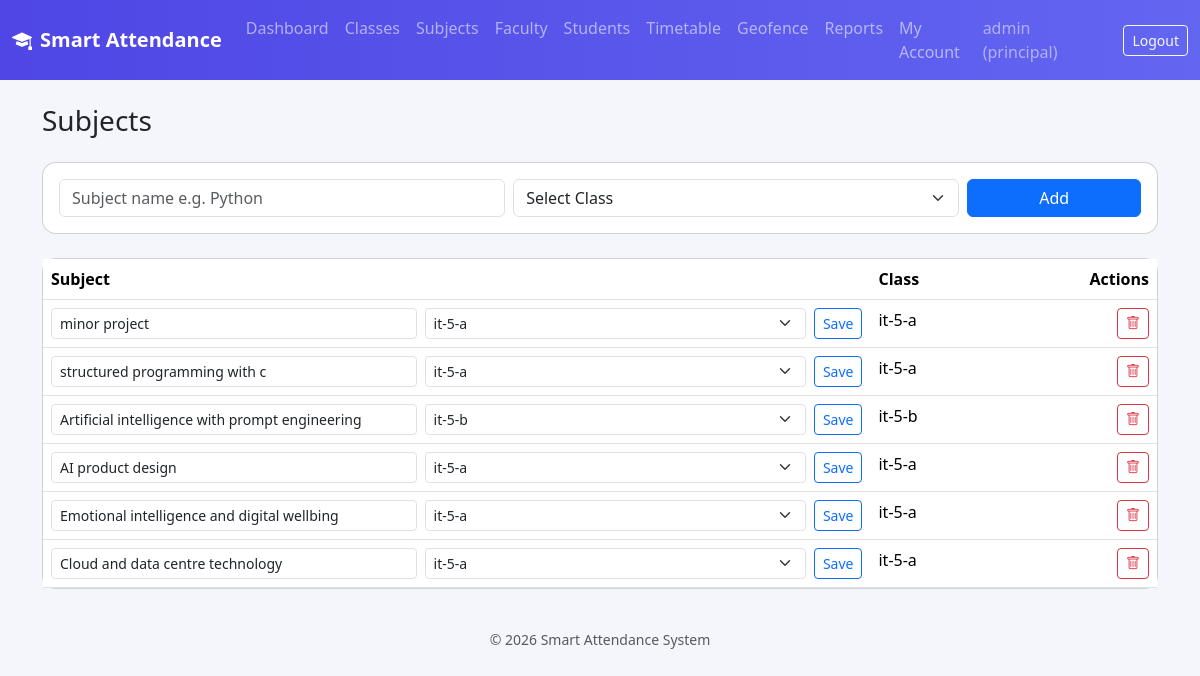
/principal/subjects (signed in), run on the app's committed database.
### models.py (models this page shows)
class User(db.Model, UserMixin):
    __tablename__ = "users"
    id = db.Column(db.Integer, primary_key=True)
    username = db.Column(db.String(80), unique=True, nullable=False)
    email = db.Column(db.String(120), unique=True, nullable=False)
    password_hash = db.Column(db.String(200), nullable=False)
    role = db.Column(db.String(20), nullable=False)  # principal / faculty / student
    created_at = db.Column(db.DateTime, default=datetime.utcnow)
    faculty_profile = db.relationship("Faculty", backref="user", uselist=False)
    student_profile = db.relationship("Student", backref="user", uselist=False)

class Subject(db.Model):
    __tablename__ = "subjects"
    id = db.Column(db.Integer, primary_key=True)
    name = db.Column(db.String(120), nullable=False)
    class_id = db.Column(db.Integer, db.ForeignKey("classes.id"), nullable=False)

class ClassModel(db.Model):
    __tablename__ = "classes"
    id = db.Column(db.Integer, primary_key=True)
    name = db.Column(db.String(80), unique=True, nullable=False)
    subjects = db.relationship("Subject", backref="class_", cascade="all, delete-orphan")
    students = db.relationship("Student", backref="class_", cascade="all, delete-orphan")
    location = db.relationship("ClassLocation", backref="class_", uselist=False,
                                cascade="all, delete-orphan")

### routes/principal.py (the view, shortened to what this page needs)
@principal_bp.route("/subjects", methods=["GET", "POST"])
@login_required
@role_required("principal")
def subjects():
    all_subjects = Subject.query.all()
    all_classes = ClassModel.query.order_by(ClassModel.name).all()
    return render_template("principal/subjects.html", subjects=all_subjects, classes=all_classes)

### app.py (called while the page is built)
@login_manager.user_loader
def load_user(user_id):
    return User.query.get(int(user_id))

### templates/principal/subjects.html (shortened to what this page needs)
{% extends "base.html" %}
{% block content %}
<h3 class="mb-4">Subjects</h3>
<div class="card p-3 mb-4">
  <form method="POST" class="row g-2">
    <div class="col-md-5"><input class="form-control" name="name" placeholder="Subject name e.g. Python" required></div>
    <div class="col-md-5">
      <select class="form-select" name="class_id" required>
        <option value="">Select Class</option>
      </select>
    </div>
    <div class="col-md-2"><button class="btn btn-primary w-100">Add</button></div>
  </form>
</div>
<div class="card">
  <table class="table mb-0">
    <thead><tr><th>Subject</th><th>Class</th><th class="text-end">Actions</th></tr></thead>
    <tbody>
      {% for s in subjects %}
      <tr>
        <td>
          <form method="POST" action="{{ url_for('principal.edit_subject', subject_id=s.id) }}" class="d-flex gap-2">
            <input class="form-control form-control-sm" name="name" value="{{ s.name }}">
            <select class="form-select form-select-sm" name="class_id">
              {% for c in classes %}<option value="{{ c.id }}" {% if c.id == s.class_id %}selected{% endif %}>{{ c.name }}</option>{% endfor %}
            </select>
            <button class="btn btn-sm btn-outline-primary">Save</button>
          </form>
        </td>
        <td>{{ s.class_.name }}</td>
        <td class="text-end">
          <form method="POST" action="{{ url_for('principal.delete_subject', subject_id=s.id) }}" onsubmit="return confirm('Delete this subject?')">
            <button class="btn btn-sm btn-outline-danger"><i class="bi bi-trash"></i></button>
          </form>
        </td>
      </tr>
      {% else %}
      <tr><td colspan="3" class="text-center text-muted py-4">No subjects yet.</td></tr>
      {% endfor %}
    </tbody>
  </table>
</div>
{% endblock %}

### templates/base.html (shortened to what this page needs)
<!DOCTYPE html>
<html lang="en">
<head>
<link href="https://cdn.jsdelivr.net/npm/bootstrap@5.3.3/dist/css/bootstrap.min.css" rel="stylesheet">
<link href="https://cdn.jsdelivr.net/npm/bootstrap-icons@1.11.3/font/bootstrap-icons.css" rel="stylesheet">
<link rel="stylesheet" href="{{ url_for('static', filename='css/style.css') }}">
</head>
<body>
{% if current_user.is_authenticated %}
<nav class="navbar navbar-expand-lg navbar-dark app-navbar">
  <div class="container-fluid">
    <a class="navbar-brand fw-bold" href="/"><i class="bi bi-mortarboard-fill me-2"></i>Smart Attendance</a>
    <div class="collapse navbar-collapse" id="nav">
      <ul class="navbar-nav me-auto">
        {% if current_user.role == 'principal' %}
        <li class="nav-item"><a class="nav-link" href="{{ url_for('principal.dashboard') }}">Dashboard</a></li>
        <li class="nav-item"><a class="nav-link" href="{{ url_for('principal.classes') }}">Classes</a></li>
        <li class="nav-item"><a class="nav-link" href="{{ url_for('principal.subjects') }}">Subjects</a></li>
        <li class="nav-item"><a class="nav-link" href="{{ url_for('principal.faculty') }}">Faculty</a></li>
        <li class="nav-item"><a class="nav-link" href="{{ url_for('principal.students') }}">Students</a></li>
        <li class="nav-item"><a class="nav-link" href="{{ url_for('principal.timetable') }}">Timetable</a></li>
        <li class="nav-item"><a class="nav-link" href="{{ url_for('principal.locations') }}">Geofence</a></li>
        <li class="nav-item"><a class="nav-link" href="{{ url_for('principal.attendance_report') }}">Reports</a></li>
        <li class="nav-item"><a class="nav-link" href="{{ url_for('principal.settings') }}">My Account</a></li>
        {% elif current_user.role == 'faculty' %}
        <li class="nav-item"><a class="nav-link" href="{{ url_for('faculty.dashboard') }}">Dashboard</a></li>
        <li class="nav-item"><a class="nav-link" href="{{ url_for('faculty.settings') }}">My Account</a></li>
        {% endif %}
      </ul>
      <span class="navbar-text text-white-50 me-3">{{ current_user.username }} ({{ current_user.role }})</span>
      <a class="btn btn-outline-light btn-sm" href="{{ url_for('auth.logout') }}">Logout</a>
    </div>
  </div>
</nav>
{% endif %}
<div class="container py-4">
  {% block content %}{% endblock %}
</div>
<footer class="text-center text-muted small py-3">&copy; {{ current_year }} Smart Attendance System</footer>
</body>
</html>

### static/css/style.css (style rules this page uses)
body { background: #f4f6fb; font-family: 'Segoe UI', system-ui, sans-serif; }
.app-navbar { background: linear-gradient(90deg, #4f46e5, #6366f1); }
.card { border-radius: 14px; }
table thead { background: #eef0fb; }

### data on the page
User: username "admin", role "principal"
Subject: name "minor project", class_id "it-5-a", class_.name "it-5-a"
Subject: name "structured programming with c", class_id "it-5-a", class_.name "it-5-a"
Subject: name "Artificial intelligence with prompt engineering", class_id "it-5-b", class_.name "it-5-b"
Subject: name "AI product design", class_id "it-5-a", class_.name "it-5-a"
Subject: name "Emotional intelligence and digital wellbing", class_id "it-5-a", class_.name "it-5-a"
Subject: name "Cloud and data centre technology", class_id "it-5-a", class_.name "it-5-a"
